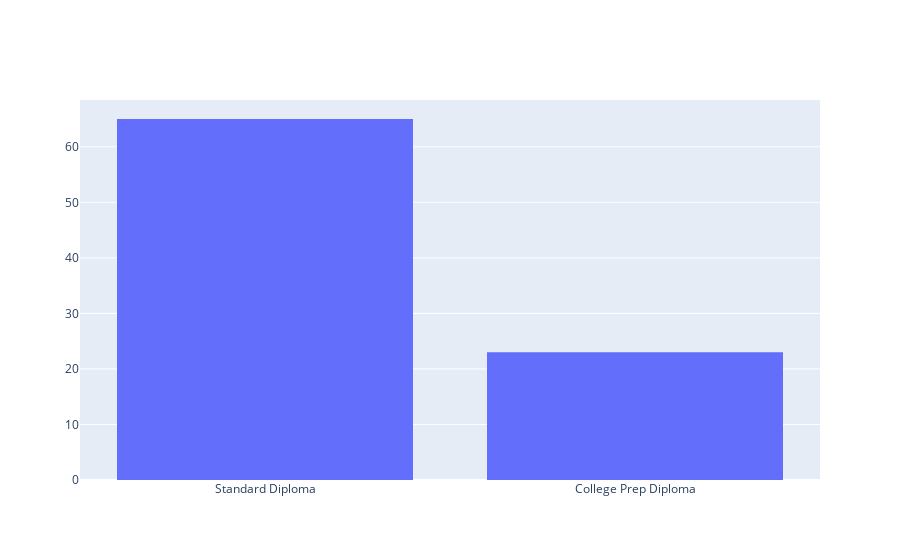

The notebook cell saved with this chart:
### Code cell
#using Plotly Graph Objects
fig = go.Figure()
fig.add_trace(go.Histogram(histfunc="count",  x=alumni['Diploma Type']))
fig.show()

### Figure 1 — Plotly figure (JSON) as saved in the notebook; plotly's stock layout.template omitted (floating-point values rounded to 4 significant figures)
{"data": [{"histfunc": "count", "type": "histogram", "x": ["Standard Diploma", "College Prep Diploma", "Standard Diploma", "Standard Diploma", "Standard Diploma", "College Prep Diploma", "Standard Diploma", "College Prep Diploma", "Standard Diploma", "Standard Diploma", "Standard Diploma", "Standard Diploma", "Standard Diploma", "College Prep Diploma", "Standard Diploma", "College Prep Diploma", "Standard Diploma", "Standard Diploma", "Standard Diploma", "Standard Diploma", "Standard Diploma", "Standard Diploma", "Standard Diploma", "College Prep Diploma", "Standard Diploma", "Standard Diploma", "College Prep Diploma", "Standard Diploma", "Standard Diploma", "Standard Diploma", "Standard Diploma", "Standard Diploma", "Standard Diploma", "Standard Diploma", "Standard Diploma", "Standard Diploma", "College Prep Diploma", "Standard Diploma", "College Prep Diploma", "College Prep Diploma", "Standard Diploma", "Standard Diploma", "Standard Diploma", "College Prep Diploma", "Standard Diploma", "College Prep Diploma", "Standard Diploma", "Standard Diploma", "College Prep Diploma", "Standard Diploma", "Standard Diploma", "Standard Diploma", "Standard Diploma", "College Prep Diploma", "Standard Diploma", "College Prep Diploma", "Standard Diploma", "Standard Diploma", "Standard Diploma", "College Prep Diploma", "Standard Diploma", "College Prep Diploma", "Standard Diploma", "College Prep Diploma", "Standard Diploma", "Standard Diploma", "College Prep Diploma", "Standard Diploma", "Standard Diploma", "Standard Diploma", "Standard Diploma", "College Prep Diploma", "Standard Diploma", "College Prep Diploma", "Standard Diploma", "Standard Diploma", "Standard Diploma", "Standard Diploma", "Standard Diploma", "Standard Diploma", "Standard Diploma", "Standard Diploma", "College Prep Diploma", "Standard Diploma", "College Prep Diploma", "Standard Diploma", "Standard Diploma", "Standard Diploma"]}], "layout": {}}
